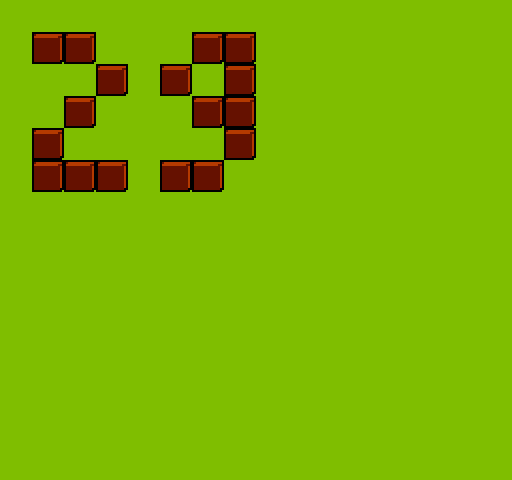

The image is a tile-based game level rendered from a .tmx file. Its description and complete source (layers, tilesets, objects, tile grids) follow:
An orthogonal 16x15 tile map with 32x32 px tiles, 1 tile layer (Tile Layer 1).

<map version="1.0" orientation="orthogonal" renderorder="right-down" width="16" height="15" tilewidth="32" tileheight="32" nextobjectid="1">
 <tileset firstgid="1" name="t" tilewidth="32" tileheight="32" tilecount="56">
  <image source="MetaTiles.png" width="256" height="255" />
 </tileset>
 <layer name="Tile Layer 1" width="16" height="15">
  <data encoding="csv">
1,1,1,1,1,1,1,1,1,1,1,1,1,1,1,1,
1,3,3,1,1,1,3,3,1,1,1,1,1,1,1,1,
1,1,1,3,1,3,1,3,1,1,1,1,1,1,1,1,
1,1,3,1,1,1,3,3,1,1,1,1,1,1,1,1,
1,3,1,1,1,1,1,3,1,1,1,1,1,1,1,1,
1,3,3,3,1,3,3,1,1,1,1,1,1,1,1,1,
1,1,1,1,1,1,1,1,1,1,1,1,1,1,1,1,
1,1,1,1,1,1,1,1,1,1,1,1,1,1,1,1,
1,1,1,1,1,1,1,1,1,1,1,1,1,1,1,1,
1,1,1,1,1,1,1,1,1,1,1,1,1,1,1,1,
1,1,1,1,1,1,1,1,1,1,1,1,1,1,1,1,
1,1,1,1,1,1,1,1,1,1,1,1,1,1,1,1,
1,1,1,1,1,1,1,1,1,1,1,1,1,1,1,1,
1,1,1,1,1,1,1,1,1,1,1,1,1,1,1,1,
1,1,1,1,1,1,1,1,1,1,1,1,1,1,1,1
</data>
 </layer>
</map>
